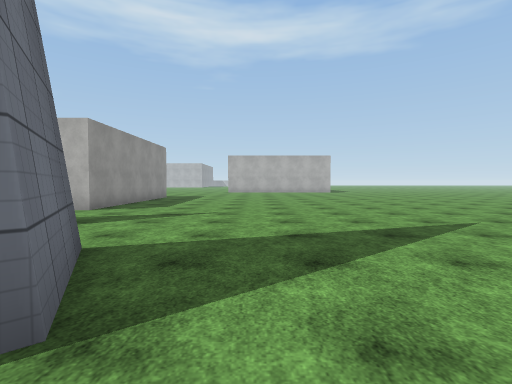
View 1 (above)

17 first-person views from a walk through a scene from a Unity 3-D project. The camera is 1.4 m above the floor, tilts 2° down and sees 85° across. The floor is counted in squares, 2 m on a side. Each view is taken from the middle of a square. On the plan, view 1 faces up. The plan holds only what a view shows up to about 9 squares ahead; the rest is blank. The place goes on beyond the plan. The player character is not drawn. Surface patterns are stand-ins for the level's own textures.

View 2
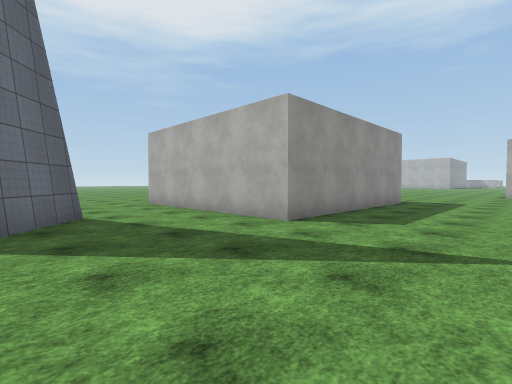

View 3
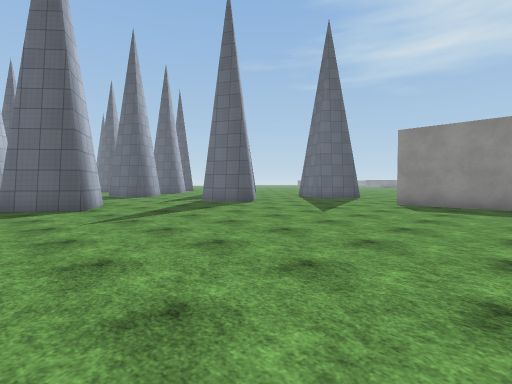

View 4
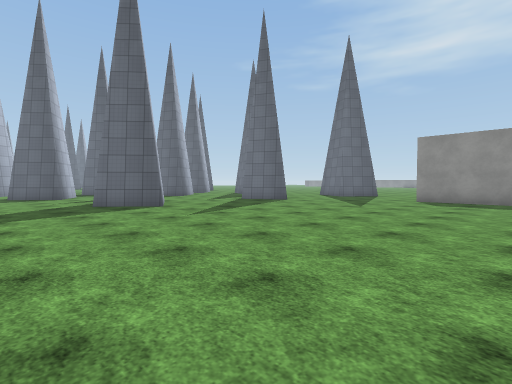

View 5
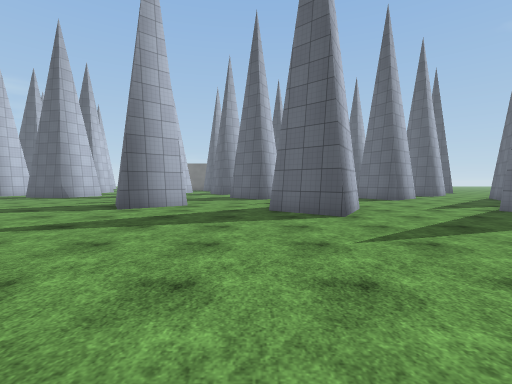

View 6
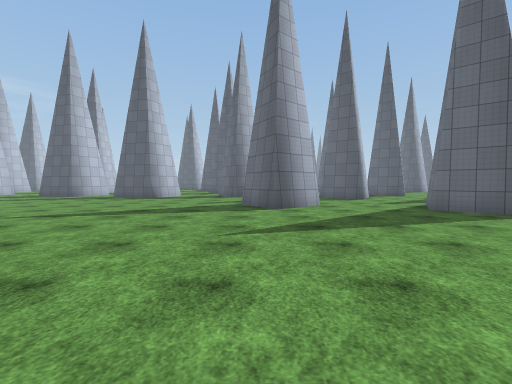

View 7
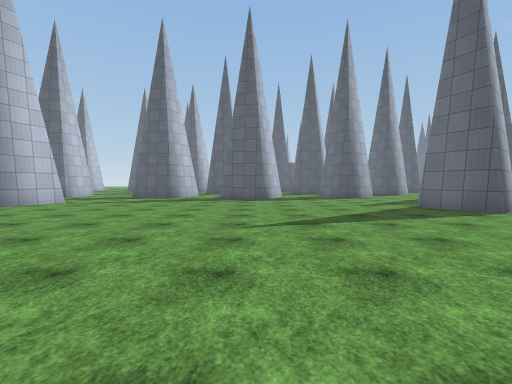

View 8
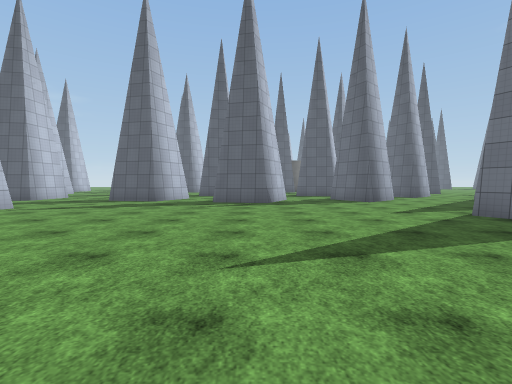

View 9
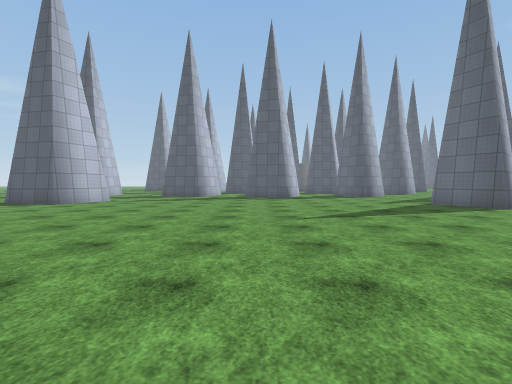

View 10
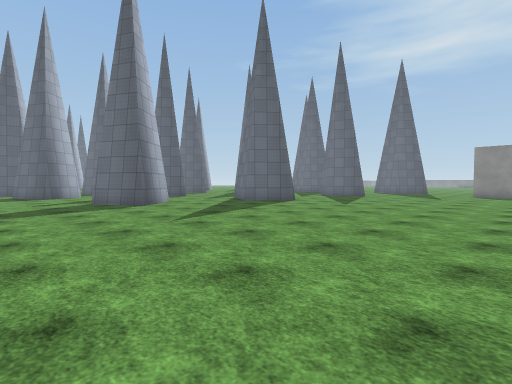

View 11
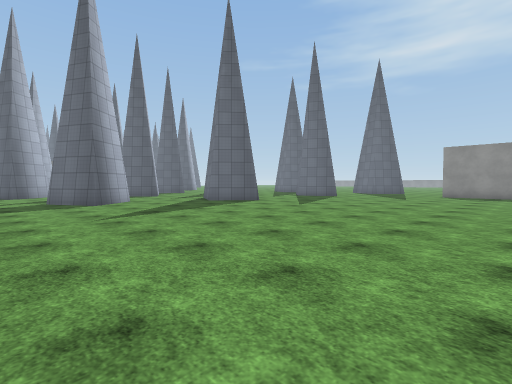

View 12
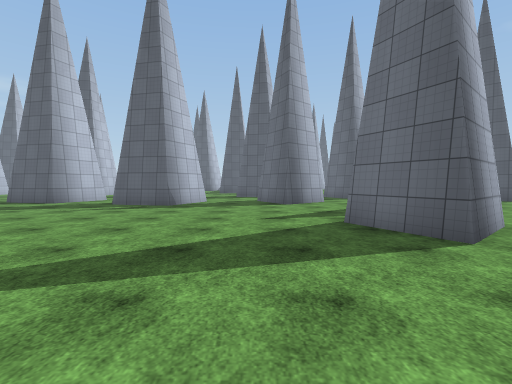

View 13
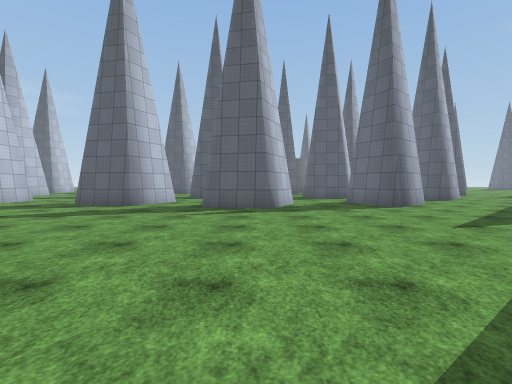

View 14
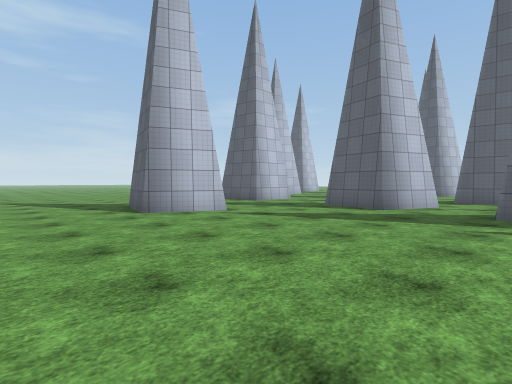

View 15
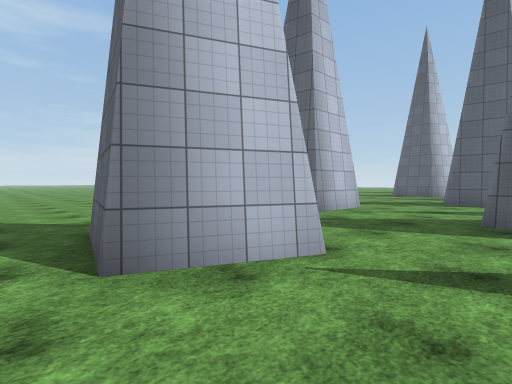

View 16
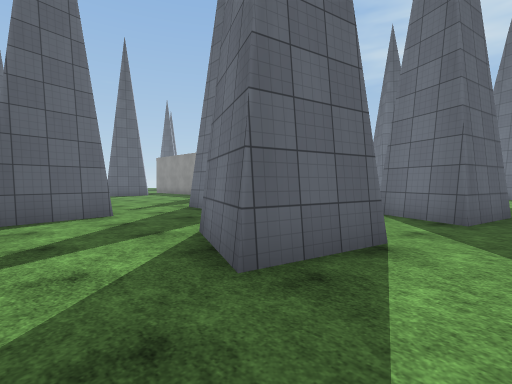

View 17
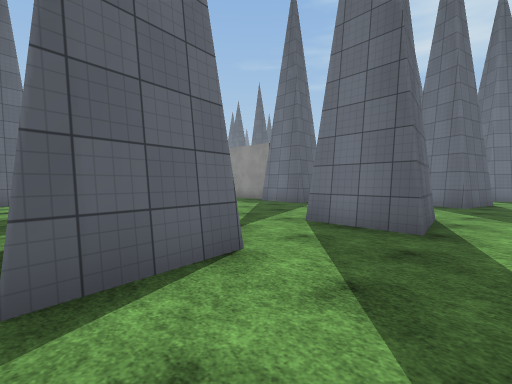

### Floor plan
Points are (right, up) in squares from view 1. A wall is a line through its corners. A room is listed if a view was taken in it or the views show most of it. See-through windows are left out.
Room 1 (views 1, 2, 3, 4, 5, 6, 7, 8, 9, 10, 11, 12, 13, 14, 15, 16)
walls: (7, -0.5) (8.5, 0.8) (9.4, -0.9); (2.3, 0.6) (3.2, 2.3) (4.6, 1.1) (3.7, -0.5); (8.6, -6.1) (10, -4.8) (10.6, -6); (12.9, -6) (13.7, -4.3) (15.5, -4.7) (14.7, -6.5); (-1.9, 2.9) (-1, 1.1); (20.5, -2.4) (21.3, -0.6); (16.9, -7.1) (17.7, -5.2) (19.5, -5.6); (-4.2, 10.5) (-4.2, 7) (-8.6, 7); (-7.2, 4.4) (-5.7, 3.1)
ways out: opening at (20.5, -6.5) to room 2; opening at (-6, 4); opening at (-1, -1.3); opening at (11.5, -6); opening at (16, -6)
Room 2 (view 17)
walls: (18.9, -10.3) (21, -9.9); (16.8, -9.1) (16.7, -11); (19.5, -5.6) (18.7, -7.4)
ways out: opening at (20.5, -6.5) to room 1; opening at (14, -12.5); opening at (17, -8)

Where each view was taken, in squares from view 1:
view 1: 0 up, 0 right, facing up
view 2: 3 up, 1 left, facing up-left
view 3: 10 up, 5 right, facing down-left
view 4: 10 up, 7 right, facing down-left
view 5: 8 up, 5 right, facing down
view 6: 8 up, 9 right, facing down
view 7: 7 up, 14 right, facing down
view 8: 5 up, 14 right, facing down
view 9: 8 up, 15 right, facing down
view 10: 9 up, 12 right, facing down-left
view 11: 10 up, 11 right, facing down-left
view 12: 4 up, 11 right, facing down
view 13: 3 up, 14 right, facing down
view 14: 2 up, 15 right, facing down-right
view 15: 0 up, 19 right, facing down-right
view 16: 4 down, 21 right, facing down-left
view 17: 8 down, 21 right, facing down-left
